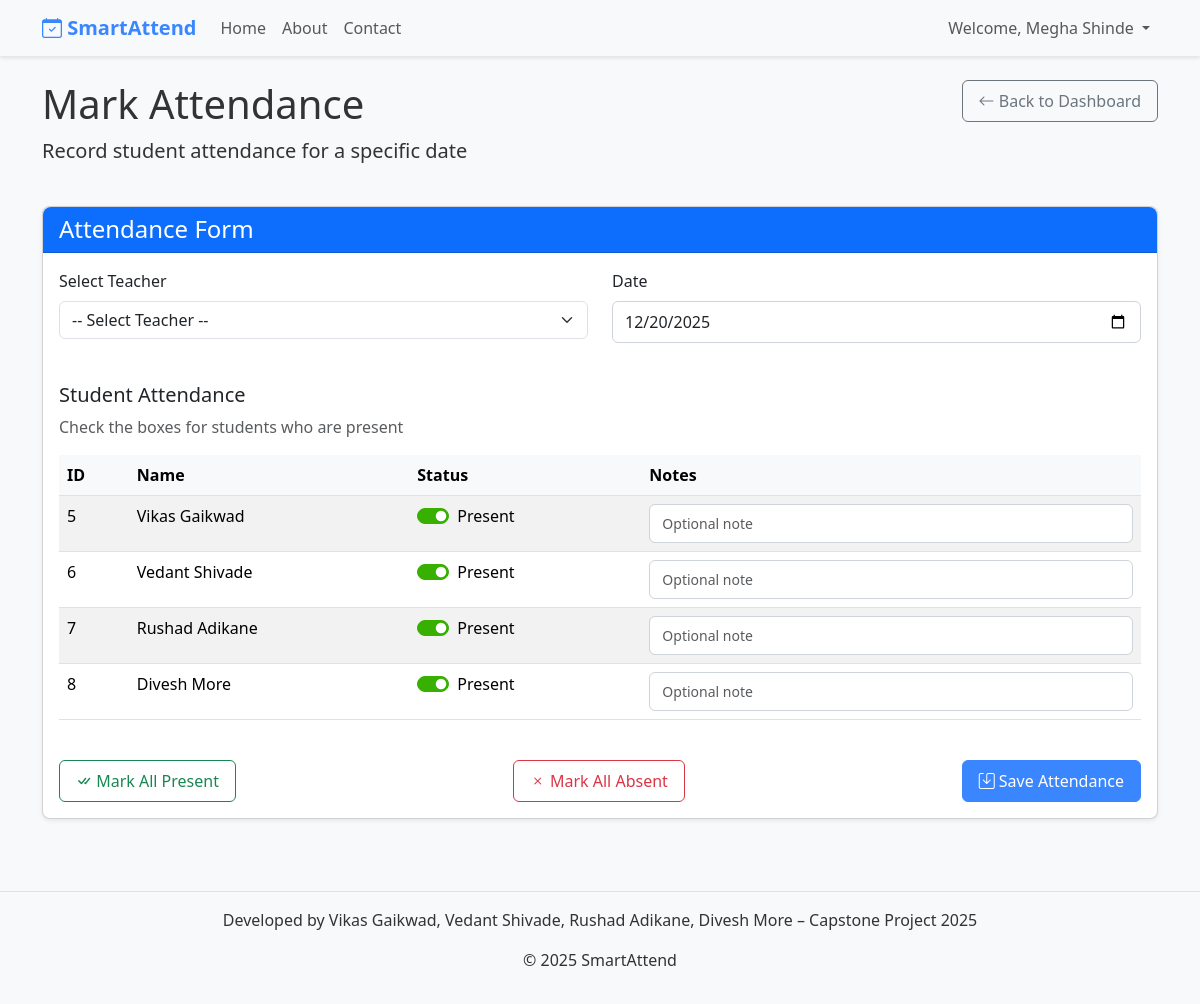
The page /admin/mark-attendance (signed in) on the database its author committed.
### tables this page shows
CREATE TABLE users (
    id INTEGER PRIMARY KEY AUTOINCREMENT,
    username TEXT UNIQUE NOT NULL,
    password TEXT NOT NULL,
    role TEXT NOT NULL,
    name TEXT NOT NULL,
    subject TEXT
);

### app.py (the view, shortened to what this page needs)
@app.route('/admin/mark-attendance', methods=['GET', 'POST'])
@login_required
@admin_required
def admin_mark_attendance():
    db = get_db()
    teachers = db.execute('SELECT * FROM users WHERE role = "teacher"').fetchall()
    students = db.execute('SELECT * FROM users WHERE role = "student"').fetchall()
    today = date.today().isoformat()
    return render_template('admin_mark_attendance.html', teachers=teachers, students=students, today=today)

### app.py (called while the page is built)
def get_db():
    conn = sqlite3.connect(app.config['DATABASE'])
    conn.row_factory = sqlite3.Row
    return conn

def login_required(f):
    @wraps(f)
    def decorated_function(*args, **kwargs):
        if 'user_id' not in session:
            return redirect(url_for('login'))
        return f(*args, **kwargs)
    return decorated_function

def admin_required(f):
    @wraps(f)
    def decorated_function(*args, **kwargs):
        if 'user_id' not in session or session.get('role') != 'admin':
            flash('Admin access required')
            return redirect(url_for('login'))
        return f(*args, **kwargs)
    return decorated_function

### templates/admin_mark_attendance.html (shortened to what this page needs)
{% extends 'base.html' %}
{% block content %}
<div class="row mb-4">
    <div class="col-md-8">
        <h1>Mark Attendance</h1>
        <p class="lead">Record student attendance for a specific date</p>
    </div>
    <div class="col-md-4 text-end">
        <a href="{{ url_for('admin_dashboard') }}" class="btn btn-outline-secondary">
            <i class="bi bi-arrow-left"></i> Back to Dashboard
        </a>
    </div>
</div>
<div class="row">
    <div class="col-md-12">
        <div class="card shadow-sm mb-4">
            <div class="card-header bg-primary text-white">
                <h4 class="mb-0">Attendance Form</h4>
            </div>
            <div class="card-body">
                <form method="post" id="attendanceForm">
                    <div class="row mb-4">
                        <div class="col-md-6">
                            <div class="mb-3">
                                <label for="teacher_id" class="form-label">Select Teacher</label>
                                <select class="form-select" id="teacher_id" name="teacher_id" required>
                                    <option value="">-- Select Teacher --</option>
                                </select>
                            </div>
                        </div>
                        <div class="col-md-6">
                            <div class="mb-3">
                                <label for="date" class="form-label">Date</label>
                                <input type="date" class="form-control" id="date" name="date" value="{{ today }}" required>
                            </div>
                        </div>
                    </div>
                    <div class="mb-4">
                        <h5>Student Attendance</h5>
                        <p class="text-muted">Check the boxes for students who are present</p>
                        <div class="table-responsive">
                            <table class="table table-hover table-striped">
                                <thead class="table-light">
                                    <tr>
                                        <th>ID</th>
                                        <th>Name</th>
                                        <th>Status</th>
                                        <th>Notes</th>
                                    </tr>
                                </thead>
                                <tbody>
                                    {% for student in students %}
                                    <tr>
                                        <td>{{ student.id }}</td>
                                        <td>{{ student.name }}</td>
                                        <td>
                                            <div class="form-check form-switch">
                                                <input class="form-check-input" type="checkbox" id="status_{{ student.id }}" name="status_{{ student.id }}" checked>
                                                <label class="form-check-label status-label" for="status_{{ student.id }}" data-present="Present" data-absent="Absent">
                                                    Present
                                                </label>
                                            </div>
                                        </td>
                                        <td>
                                            <input type="text" class="form-control form-control-sm" id="note_{{ student.id }}" name="note_{{ student.id }}" placeholder="Optional note">
                                        </td>
                                    </tr>
                                    {% endfor %}
                                </tbody>
                            </table>
                        </div>
                    </div>
                    <div class="d-flex justify-content-between">
                        <button type="button" id="markAllPresent" class="btn btn-outline-success">
                            <i class="bi bi-check-all"></i> Mark All Present
                        </button>
                        <button type="button" id="markAllAbsent" class="btn btn-outline-danger">
                            <i class="bi bi-x"></i> Mark All Absent
                        </button>
                        <button type="submit" class="btn btn-primary">
                            <i class="bi bi-save"></i> Save Attendance
                        </button>
                    </div>
                </form>
            </div>
        </div>
    </div>
</div>
{% endblock %}

### static/css/style.css (style rules this page uses)
body { font-family: 'Segoe UI', Roboto, 'Helvetica Neue', Arial, sans-serif; background-color: #f8f9fa; color: #333; }
.card { border-radius: 0.5rem; box-shadow: 0 0.125rem 0.25rem rgba(0, 0, 0, 0.075); margin-bottom: 1.5rem; transition: transform 0.2s, box-shadow 0.2s; }
.card-header { border-top-left-radius: 0.5rem !important; border-top-right-radius: 0.5rem !important; font-weight: 500; }
.btn { border-radius: 0.375rem; padding: 0.5rem 1rem; transition: all 0.2s; }
.btn-primary { background-color: #3a86ff; border-color: #3a86ff; }
.table thead th { background-color: #f8f9fa; font-weight: 600; border-bottom: 1px solid #dee2e6; }
.form-control { border-radius: 0.375rem; padding: 0.5rem 0.75rem; border: 1px solid #ced4da; }
.form-switch .form-check-input:checked { background-color: #38b000; border-color: #38b000; }

### rows shown on the page
users: id "5", name "Vikas Gaikwad"
users: id "6", name "Vedant Shivade"
users: id "7", name "Rushad Adikane"
users: id "8", name "Divesh More"

### other values the page prints
{{ session.name }} "Megha Shinde"
